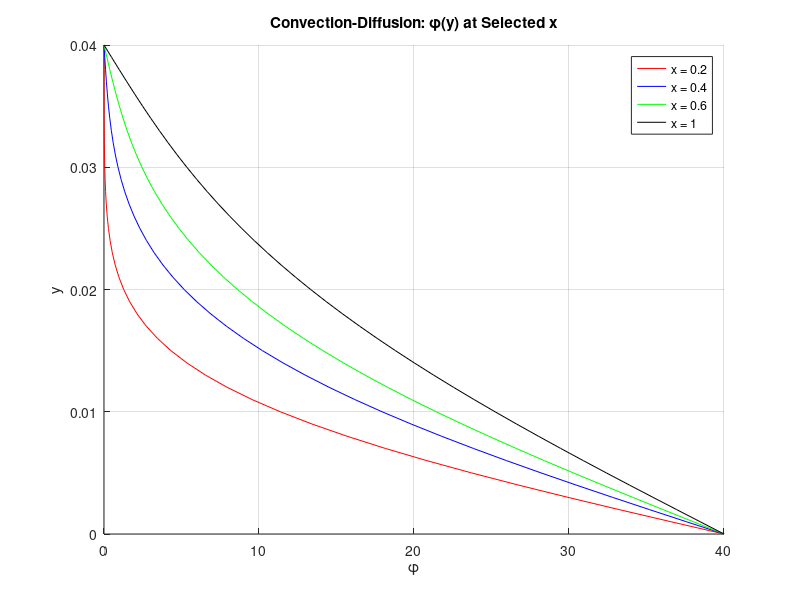

Here is the MATLAB script that generated this plot:
clc; clear; close all

% Domain
L = 1.0;
h = 0.04;
Nx = 501;
Ny = 41;

dx = L / (Nx - 1);
dy = h / (Ny - 1);
x = linspace(0, L, Nx);
y = linspace(0, h, Ny);

% Physical properties
u = 1;                 
nu = 0.000217;

% Initialize field
phi = zeros(Ny, Nx);

% Boundary conditions
phi(1,:) = 40;      % Bottom wall
phi(end,:) = 0;     % Top wall
phi(2:end,1) = 0;   % Initial inlet (all zero)
phi(1,1) = 40;      % Inlet bottom edge energized
disp(phi)

% Marching in x-direction
for i = 1:Nx-1
    for j = 2:Ny-1
        % Diffusion in y-direction
        phi_yy = (phi(j+1,i) - 2*phi(j,i) + phi(j-1,i)) / dy^2;
        phi(j,i+1) = phi(j,i) + dx/u * nu * phi_yy;
    end

    % Reapply wall BCs
    phi(1,i+1) = 40;
    phi(end,i+1) = 0;
end

% Plot results at selected x locations
x_sample = [0.2, 0.4, 0.6, 1.0];
colors = 'rbgk';
figure; hold on
for k = 1:length(x_sample)
    idx = round(x_sample(k) / dx) + 1;
    plot(phi(:, idx), y, colors(k), 'DisplayName', ['x = ' num2str(x_sample(k))])
end
xlabel('\phi'); ylabel('y'); grid on
title('Convection-Diffusion: \phi(y) at Selected x')
legend show
